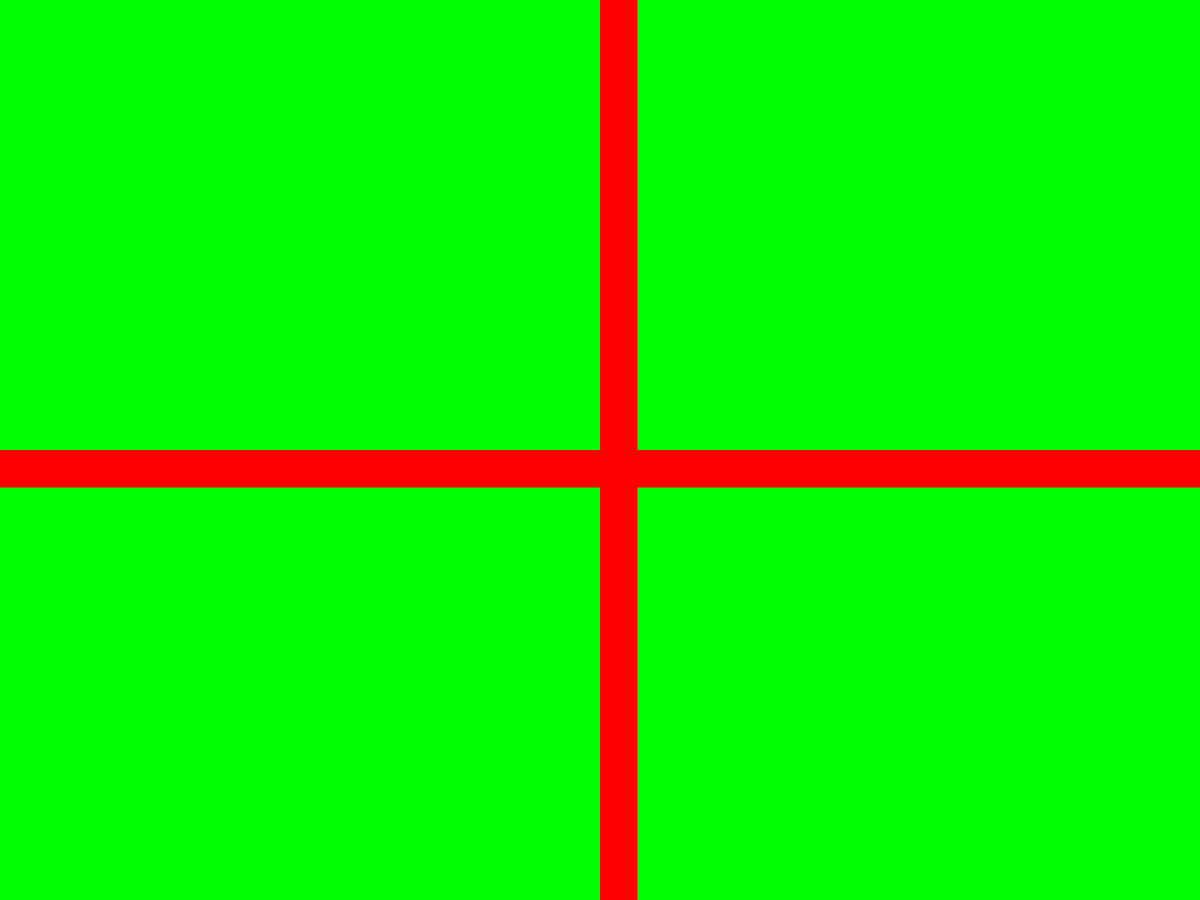
Frame 1 (no input)
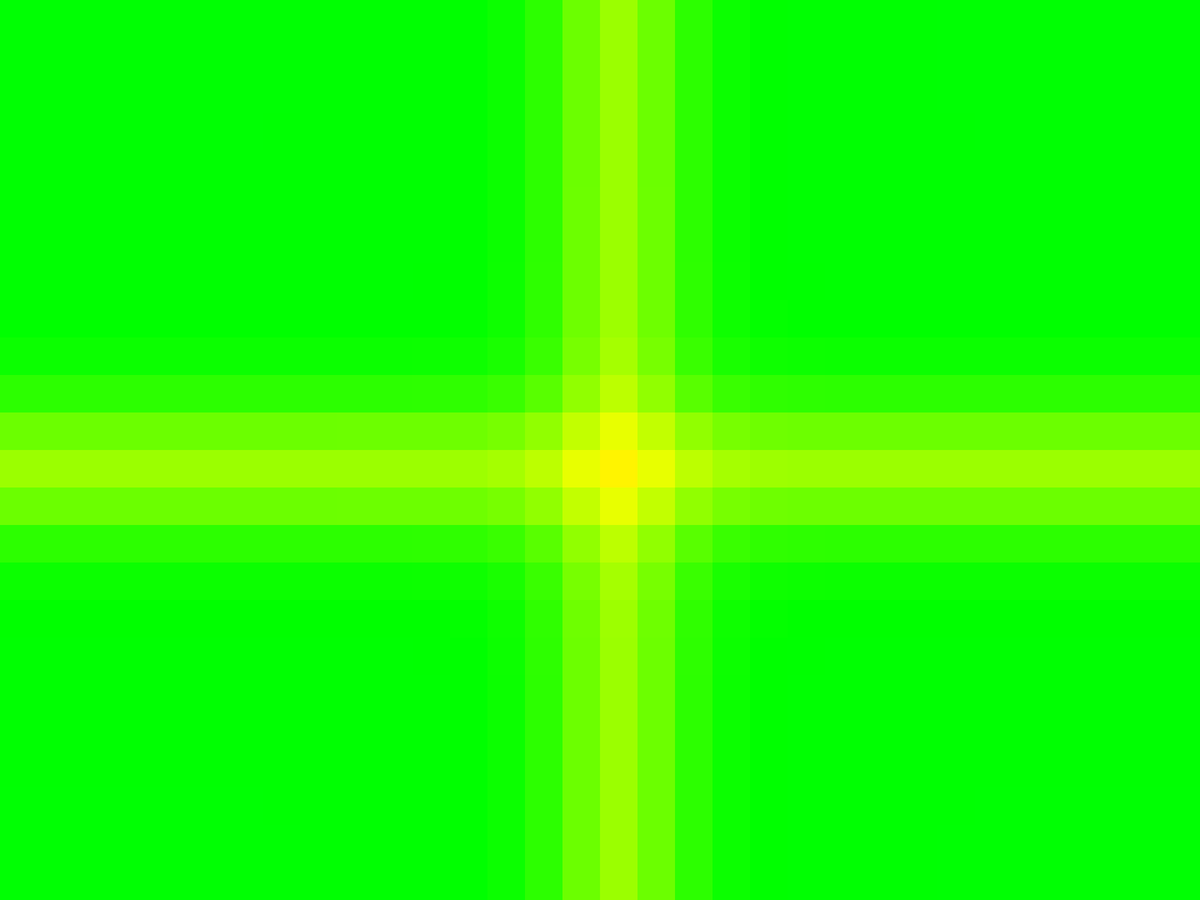
Frame 60 (the mouse pressed at the canvas centre just before this capture)
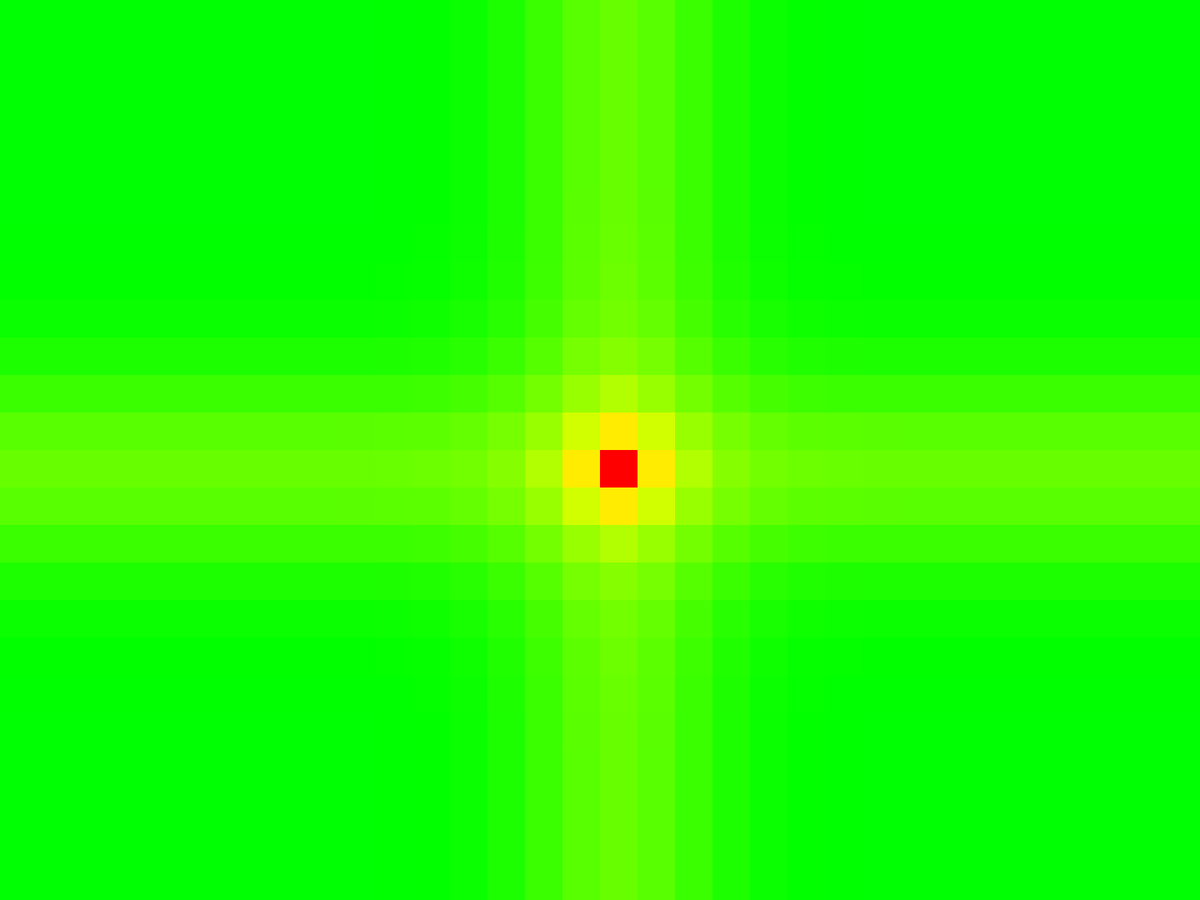
Frame 120 (the mouse held since frame 60 and released just before this capture)

The Processing sketch that drew these frames (run headless with seeded random() and noise(); from frame 60 on, the mouse is pressed at the canvas centre):

// Processing sketch: heat_automaton
// ── heat_automaton.pde
// system parameters/constants
// 0 no diffusion 1 max diffusion
float diffusionRate = 1;
float dt = 1.0/60.0;
float editRate = 1.00;
// objects
Grid g;
void setup() {
  fullScreen();
  colorMode(HSB);
  g = new Grid(width / 50, height / 50);
  for(int r = 0; r < g.h; r++) {
    for(int c = 0; c < g.w; c++) {
      g.setCell(r, c, initialValue(r, c));
    }
  }
}

void draw() {
  background(0);
  drawGrid(g);
  g.update();
  if(mousePressed) {
    onMouse();
  }
}

void onMouse() {
   int c = mouseX * g.w / width;
   c = constrain(c, 0, g.w-1);
   int r = mouseY * g.h / height;
   r = constrain(r, 0, g.h-1);
   float value = g.getCell(r, c);
   float mult = 1;
   if(mouseButton == RIGHT) {
     mult = -1;
   }
   value = value+mult*editRate;
   value = constrain(value, 0, 1); 
   g.setCell(r, c, value);
}


// view
void drawGrid(Grid g) {
  // rectangle width
  float w = (1.0* width) / g.w;
  // rectangle height
  float h = (1.0 * height) / g.h;
  
  for(int r = 0; r < g.h; r++) {
    for(int c = 0; c < g.w; c++) {
      float value = g.cells[r][c];
      fill(valueToColor(value));
      stroke(valueToColor(value));
      float x = c * w;
      float y = r * h;
      rect(x, y, w, h);
    }
  }
}


color valueToColor(float value) {
  return color(171*(1-value), 255, 255);
}

float initialValue(int r, int c) {
  if(r == g.h/2 || c == g.w/2) {
    return 1;
  } else {
    return .5;
  }
}

// ── Grid.pde
class Grid {
  float[][] cells;
  int w, h;
  
  public Grid(int w, int h) {
    // row count
    this.w = w;
    // column count
    this.h = h;
    // cell values (should be in [0, 1])
    cells = new float[h][w];
  }
  
  float[][] getNext() {
    float[][] ans = new float[h][w];
    for(int r = 0; r < h; r++) {
      for(int c = 0; c < w; c++) {
        ans[r][c] = getNext(r, c);
      }
    }
    return ans;
  }
  
  float getNext(int r, int c) {
    // use actual heat equation
    float val = getCell(r, c);
    float left = getOrDefault(r, c-1, val);
    float right = getOrDefault(r, c+1, val);
    float down = getOrDefault(r+1, c, val);
    float up = getOrDefault(r-1, c, val);
    float d2Tdx2 = right + left - 2 * val;
    float d2Tdy2 = up + down - 2 * val;
    float dT = diffusionRate * (d2Tdx2 + d2Tdy2) * dt;
    val += dT;
    val = constrain(val, 0, 1);
    return val;
  }
  
  void update() {
    cells = getNext();
  }
  
  void setCell(int r, int c, float val) {
    cells[r][c] = val;
  }
  
  float getCell(int r, int c) {
    return cells[r][c];
  }
  
  ArrayList<Float> getNeighbors(int r, int c) {
    ArrayList<Float> ans = new ArrayList<Float>();
    for(int roff = -1; roff <= 1; roff++) {
      for(int coff = -1; coff <= 1; coff++) {
        if(!(roff == 0 && coff == 0)) {
          int r_ = r+roff;
          int c_ = c+coff;
          if(isInBounds(r_, c_)) {
            float neighbor = getCell(r_, c_);
            ans.add(neighbor);
          }
        }
      }
    }
    return ans;
  }
  
  float getOrDefault(int r, int c, float defaultValue) {
    if(isInBounds(r, c)) {
      return getCell(r, c);
    } else {
      return defaultValue;
    }
  }
  
  boolean isInBounds(int r, int c) {
    return r >= 0 && r < h && c >= 0 && c < w;
  }
}

float avg(ArrayList<Float> nums) {
  float sum = 0.0;
  for(float num: nums) {
    sum += num;
  }
  return sum / nums.size();
}
